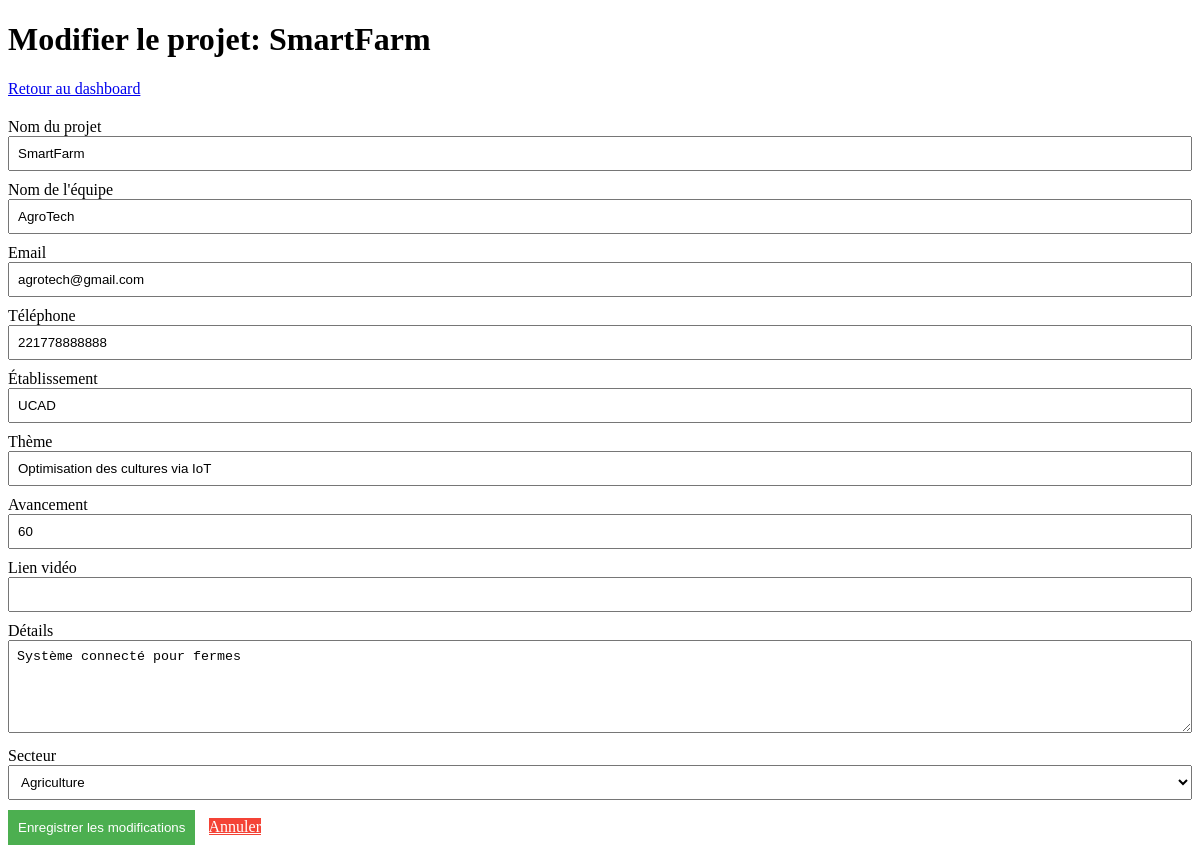
The app's page /edit-projet.php?id=12 (signed in) with its own data.
### tables this page shows
CREATE TABLE `projets` (
  `id` int(11) NOT NULL,
  `nom_equipe` varchar(100) NOT NULL,
  `nom_projet` varchar(100) NOT NULL,
  `etablissement` varchar(150) DEFAULT NULL,
  `email` varchar(100) NOT NULL,
  `telephone` varchar(20) DEFAULT NULL,
  `secteur_id` int(11) DEFAULT NULL,
  `theme` varchar(150) DEFAULT NULL,
  `avancement_prototype` varchar(50) DEFAULT NULL,
  `play_video_url` text DEFAULT NULL,
  `detail` text DEFAULT NULL
);

### controllers/projetController.php (called while the page is built, shortened)
<?php
require_once __DIR__ . '/../src/Projet/ProjetService.php';
class ProjetController {
    public function getProjetById($id) {
        return ProjetService::getById($id);
    }
}
$projetController = new ProjetController();

### src/Projet/ProjetService.php (called while the page is built, shortened)
<?php
require_once __DIR__ . '/../../config/database.php';
class ProjetService {
    public static function getById($id) {
        global $pdo;
        try {
            $stmt = $pdo->prepare("SELECT p.*, s.nom AS secteur_nom FROM projets p
                                  LEFT JOIN secteurs s ON p.secteur_id = s.id
                                  WHERE p.id = ?");
            $stmt->execute([$id]);
            return $stmt->fetch(\PDO::FETCH_ASSOC);
        } catch (\PDOException $e) {
            error_log("Erreur lors de la récupération du projet: " . $e->getMessage());
            return false;
        }
    }
}

### public/edit-projet.php (the view, shortened to what this page needs)
<?php
require_once '../controllers/projetController.php';
$projet = $projetController->getProjetById($_GET['id']);
?>
<!DOCTYPE html>
<html lang="fr">
<head>
</head>
<body>
    <h1>Modifier le projet: <?= htmlspecialchars($projet['nom_projet']) ?></h1>
    <a href="dashboard.php">Retour au dashboard</a>
    <form method="post" action="dashboard.php">
        <label for="nom_projet">Nom du projet</label>
        <input id="nom_projet" name="nom_projet" value="<?= htmlspecialchars($projet['nom_projet']) ?>" required>
        <label for="nom_equipe">Nom de l'équipe</label>
        <input id="nom_equipe" name="nom_equipe" value="<?= htmlspecialchars($projet['nom_equipe']) ?>" required>
        <label for="email">Email</label>
        <input id="email" type="email" name="email" value="<?= htmlspecialchars($projet['email']) ?>" required>
        <label for="telephone">Téléphone</label>
        <input id="telephone" name="telephone" value="<?= htmlspecialchars($projet['telephone'] ?? '') ?>">
        <label for="etablissement">Établissement</label>
        <input id="etablissement" name="etablissement" value="<?= htmlspecialchars($projet['etablissement'] ?? '') ?>">
        <label for="theme">Thème</label>
        <input id="theme" name="theme" value="<?= htmlspecialchars($projet['theme']) ?>" required>
        <label for="avancement_prototype">Avancement</label>
        <input id="avancement_prototype" name="avancement_prototype" value="<?= htmlspecialchars($projet['avancement_prototype']) ?>" required>
        <label for="play_video_url">Lien vidéo</label>
        <input id="play_video_url" name="play_video_url" value="<?= htmlspecialchars($projet['play_video_url'] ?? '') ?>">
        <label for="detail">Détails</label>
        <textarea id="detail" name="detail" rows="5"><?= htmlspecialchars($projet['detail'] ?? '') ?></textarea>
        <label for="secteur_id">Secteur</label>
        <select id="secteur_id" name="secteur_id" required>
            <?php
                try {
                    $stmt = $pdo->query("SELECT id, nom FROM secteurs ORDER BY nom");
                    $secteurs = $stmt->fetchAll(PDO::FETCH_ASSOC);
                    foreach ($secteurs as $secteur) {
                        $selected = ($secteur['id'] == $projet['secteur_id']) ? 'selected' : '';
                        echo '<option value="' . htmlspecialchars($secteur['id']) . '" ' . $selected . '>' .
                             htmlspecialchars($secteur['nom']) . '</option>';
                    }
                } catch (PDOException $e) {
                    echo '<option disabled>Erreur lors du chargement</option>';
                }
            ?>
        </select>
        <div>
            <button type="submit" class="btn-primary">Enregistrer les modifications</button>
            <a href="dashboard.php" class="btn-danger">Annuler</a>
        </div>
    </form>
</body>
</html>

### public/edit-projet.php (style rules this page uses)
form { margin: 20px 0; }
input, select, textarea { margin-bottom: 10px; padding: 8px; width: 100%; box-sizing: border-box; }
button { padding: 10px; margin-right: 10px; }
.btn-primary { background: #4CAF50; color: white; border: none; cursor: pointer; }
.btn-danger { background: #f44336; color: white; border: none; cursor: pointer; }

### records on screen
projets: nom_projet "SmartFarm", nom_equipe "AgroTech", email "agrotech@gmail.com", telephone "221778888888", etablissement "UCAD", theme "Optimisation des cultures via IoT", avancement_prototype "60", detail "Système connecté pour fermes"

### other values on screen
form field secteur_id "Agriculture"
